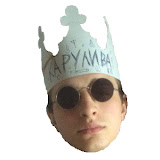
#> input picture FillBorder/channels4_profile.jpg, 160 x 160 px
$ python 'Color fill.py'
#> lines starting #> are read from the running program, lines starting #| are printed output that depends on the picture
from PIL import Image

def find_boundaries(image, x, y, target_color):
    left = x
    right = x

    while left > 0 and image.getpixel((left - 1, y)) == target_color:
        left -= 1

    while right < image.width - 1 and image.getpixel((right + 1, y)) == target_color:
        right += 1

    return left, right

def flood_fill(image, x, y, target_color, replacement_color):
    if y < 0 or y >= image.height or x < 0 or x >= image.width:
        return
    if image.getpixel((x, y)) != target_color:
        return
    if image.getpixel((x, y)) == replacement_color:
        return

    left, right = find_boundaries(image, x, y, target_color)

    for j in range(left, right + 1):
        image.putpixel((j, y), replacement_color)

    if y > 0:
        for j in range(left, right + 1):
            flood_fill(image, j, y - 1, target_color, replacement_color)

    if y < image.height - 1:
        for j in range(left, right + 1):
            flood_fill(image, j, y + 1, target_color, replacement_color)

if __name__ == "__main__":
    image = Image.new("RGB", (5, 5), "white")
    pixels = image.load()

    pixels[1, 1] = (0, 0, 0)
    pixels[1, 2] = (0, 0, 0)
    pixels[2, 1] = (0, 0, 255)
    pixels[2, 3] = (0, 255, 0)
    pixels[3, 1] = (0, 0, 0)
    pixels[3, 2] = (0, 0, 0)
    pixels[3, 3] = (0, 0, 0)

    print("Исходное изображение:")
    image = Image.open('channels4_profile.jpg')
#> image is the input picture: PIL image 160x160 RGB; mean R, G, B 220.4, 217.3, 212.1
    image.show()

    target_color = (0, 0, 0)

    pixels = image.load()
    target_color = pixels[1, 1];    #Выбираем цвет конкретного пикселя
#> target_color = (255, 255, 255)

    replacement_color = (255, 0, 0)  # Красный цвет
    flood_fill(image, 1, 1, target_color, replacement_color)
#> the loop in find_boundaries, `while left > 0 and image.getpixel((left - 1, y)) == target_color:` made 1 pass
#> left on pass 1: 0
#> after the loop in find_boundaries, `while left > 0 and image.getpixel((left - 1, y)) == target_color:`: left = 0
#> the loop in find_boundaries, `while right < image.width - 1 and image.getpixel((right + 1, y)) == ta..` made 62 passes
#> after the loop in find_boundaries, `while right < image.width - 1 and image.getpixel((right + 1, y)) == ta..`: right = 63
#> in flood_fill, `left, right = find_boundaries(image, x, y, target_color)`: left = 0; right = 63
#> the loop in flood_fill, `for j in range(left, right + 1):` made 64 passes
#> the loop in flood_fill, `for j in range(left, right + 1):` made 64 passes
#> after the loop in flood_fill, `for j in range(left, right + 1):`:
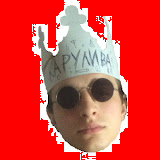
#> image: PIL image 160x160 RGB; mean R, G, B 220.4, 67, 61.7

    print("\nИзображение после заливки:")
    image.show()
